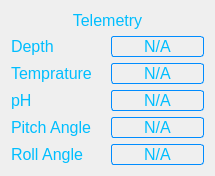
   <widget class="QWidget" name="">
    <property name="geometry">
     <rect>
      <x>1550</x>
      <y>310</y>
      <width>215</width>
      <height>160</height>
     </rect>
    </property>
    <layout class="QVBoxLayout" name="verticalLayout_20">
     <item>
      <widget class="QLabel" name="label_7">
       <property name="font">
        <font>
         <pointsize>12</pointsize>
        </font>
       </property>
       <property name="styleSheet">
        <string notr="true">color: rgba(0,190,255,255);border-radius: 3px;border-width: 0.5px;border-color:rgba(0,140,255,255);</string>
       </property>
       <property name="text">
        <string>Telemetry</string>
       </property>
       <property name="alignment">
        <set>Qt::AlignCenter</set>
       </property>
      </widget>
     </item>
     <item>
      <layout class="QHBoxLayout" name="horizontalLayout_40">
       <item>
        <widget class="QLabel" name="label_40">
         <property name="font">
          <font>
           <pointsize>12</pointsize>
          </font>
         </property>
         <property name="styleSheet">
          <string notr="true">color: rgba(0,190,255,255);border-radius: 3px;border-width: 0.5px;border-color:rgba(0,140,255,255);</string>
         </property>
         <property name="text">
          <string>Depth</string>
         </property>
        </widget>
       </item>
       <item>
        <widget class="QLabel" name="depth_label">
         <property name="font">
          <font>
           <pointsize>12</pointsize>
          </font>
         </property>
         <property name="styleSheet">
          <string notr="true">color: rgba(0,190,255,255);border-style: solid;border-radius: 3px;border-width: 0.5px;border-color:rgba(0,140,255,255);</string>
         </property>
         <property name="text">
          <string>N/A</string>
         </property>
         <property name="alignment">
          <set>Qt::AlignCenter</set>
         </property>
        </widget>
       </item>
      </layout>
     </item>
     <item>
      <layout class="QHBoxLayout" name="horizontalLayout_41">
       <item>
        <widget class="QLabel" name="label_41">
         <property name="font">
          <font>
           <pointsize>12</pointsize>
          </font>
         </property>
         <property name="styleSheet">
          <string notr="true">color: rgba(0,190,255,255);border-radius: 3px;border-width: 0.5px;border-color:rgba(0,140,255,255);</string>
         </property>
         <property name="text">
          <string>Temprature</string>
         </property>
        </widget>
       </item>
       <item>
        <widget class="QLabel" name="temp_label">
         <property name="font">
          <font>
           <pointsize>12</pointsize>
          </font>
         </property>
         <property name="styleSheet">
          <string notr="true">color: rgba(0,190,255,255);border-style: solid;border-radius: 3px;border-width: 0.5px;border-color:rgba(0,140,255,255);</string>
         </property>
         <property name="text">
          <string>N/A</string>
         </property>
         <property name="alignment">
          <set>Qt::AlignCenter</set>
         </property>
        </widget>
       </item>
      </layout>
     </item>
     <item>
      <layout class="QHBoxLayout" name="horizontalLayout_42">
       <item>
        <widget class="QLabel" name="label_42">
         <property name="font">
          <font>
           <pointsize>12</pointsize>
          </font>
         </property>
         <property name="styleSheet">
          <string notr="true">color: rgba(0,190,255,255);border-radius: 3px;border-width: 0.5px;border-color:rgba(0,140,255,255);</string>
         </property>
         <property name="text">
          <string>pH</string>
         </property>
        </widget>
       </item>
       <item>
        <widget class="QLabel" name="ph_label">
         <property name="font">
          <font>
           <pointsize>12</pointsize>
          </font>
         </property>
         <property name="styleSheet">
          <string notr="true">color: rgba(0,190,255,255);border-style: solid;border-radius: 3px;border-width: 0.5px;border-color:rgba(0,140,255,255);</string>
         </property>
         <property name="text">
          <string>N/A</string>
         </property>
         <property name="alignment">
          <set>Qt::AlignCenter</set>
         </property>
        </widget>
       </item>
      </layout>
     </item>
     <item>
      <layout class="QHBoxLayout" name="horizontalLayout_43">
       <item>
        <widget class="QLabel" name="label_43">
         <property name="font">
          <font>
           <pointsize>12</pointsize>
          </font>
         </property>
         <property name="styleSheet">
          <string notr="true">color: rgba(0,190,255,255);border-radius: 3px;border-width: 0.5px;border-color:rgba(0,140,255,255);</string>
         </property>
         <property name="text">
          <string>Pitch Angle</string>
         </property>
        </widget>
       </item>
       <item>
        <widget class="QLabel" name="pitch_angle_label">
         <property name="font">
          <font>
           <pointsize>12</pointsize>
          </font>
         </property>
         <property name="styleSheet">
          <string notr="true">color: rgba(0,190,255,255);border-style: solid;border-radius: 3px;border-width: 0.5px;border-color:rgba(0,140,255,255);</string>
         </property>
         <property name="text">
          <string>N/A</string>
         </property>
         <property name="alignment">
          <set>Qt::AlignCenter</set>
         </property>
        </widget>
       </item>
      </layout>
     </item>
     <item>
      <layout class="QHBoxLayout" name="horizontalLayout_44">
       <item>
        <widget class="QLabel" name="label_44">
         <property name="font">
          <font>
           <pointsize>12</pointsize>
          </font>
         </property>
         <property name="styleSheet">
          <string notr="true">color: rgba(0,190,255,255);border-radius: 3px;border-width: 0.5px;border-color:rgba(0,140,255,255);</string>
         </property>
         <property name="text">
          <string>Roll Angle</string>
         </property>
        </widget>
       </item>
       <item>
        <widget class="QLabel" name="roll_angle_label">
         <property name="font">
          <font>
           <pointsize>12</pointsize>
          </font>
         </property>
         <property name="styleSheet">
          <string notr="true">color: rgba(0,190,255,255);border-style: solid;border-radius: 3px;border-width: 0.5px;border-color:rgba(0,140,255,255);</string>
         </property>
         <property name="text">
          <string>N/A</string>
         </property>
         <property name="alignment">
          <set>Qt::AlignCenter</set>
         </property>
        </widget>
       </item>
      </layout>
     </item>
    </layout>
   </widget>
